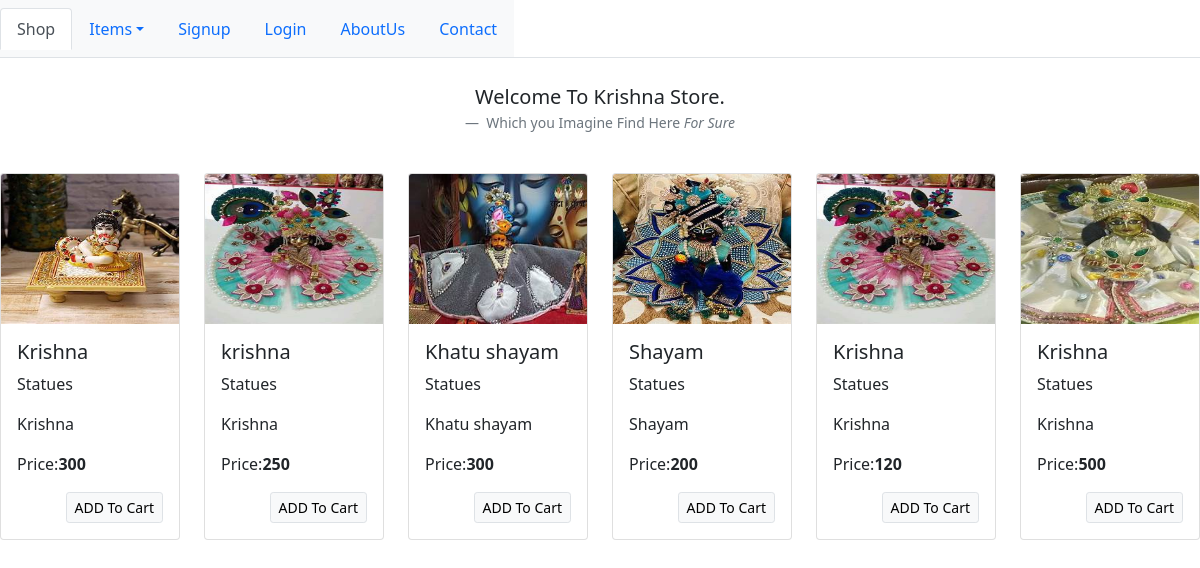
The app's page /?category=5 with its own data.
### store/models/product.py (models this page shows, shortened)
class Product(models.Model):
    name = models.CharField(max_length=50)
    category = models.ForeignKey(Category,on_delete=models.CASCADE)
    image = models.ImageField(upload_to='media/products/')
    price = models.IntegerField()
    desc = models.TextField(max_length=200)
    offer = models.BooleanField(default=False)
    @staticmethod
    def get_all_products_id(category_id):
        if category_id:
            return Product.objects.filter(category= category_id)
        else:
            return Product.objects.all()

### store/models/category.py (models this page shows)
class Category(models.Model):
    name = models.CharField(max_length=50)
    def __str__(self):
        return self.name

### store/views.py (the view, shortened to what this page needs)
# urls.py: path('',Index.as_view(), name ='homepage'),
class Index(View):
    def get(self , request):
        cart = request.session.get('cart')
        if not cart:
            request.session['cart'] = {}
        categories = Category.objects.all()
        category_id = request.GET.get('category')
        print(category_id)
        if category_id:
            print(category_id)
            product = Product.get_all_products_id(category_id)
        else:
            product = Product.get_all_products()
        d = {}
        d['product'] = product
        d['categories'] = categories
        return render(request, 'orders/home.html', d)

### store/templatetags/cart.py (called while the page is built)
@register.filter(name='is_in_cart')
def is_in_cart(product,cart ):
    keys = cart.keys()
    for id in keys:
        if int(id) == product.id:
            return  True
    return False

### templates/orders/home.html (shortened to what this page needs)
<!doctype html>
<html lang="en">
<head>
    {% load static %}
    <link href="https://cdn.jsdelivr.net/npm/bootstrap@5.0.0/dist/css/bootstrap.min.css" rel="stylesheet"
>
    <ul class="nav nav-tabs">
        <nav class="navbar navbar-dark bg-light">
            <li class="nav-item">
                <a class="nav-link active" aria-current="page" href="/">Shop</a>
            </li>
            <li class="nav-item dropdown">
                <a class="nav-link dropdown-toggle" data-bs-toggle="dropdown" href="#" role="button"
                   aria-expanded="false">Items</a>
            </li>
            {% if request.session.customer %}
                <li class="nav-item">
                    <a class="nav-link" href="/logout">logout</a>
                </li>
                <li class="nav-item">
                    <div class="container">
                        <a class="navbar-brand" href="/cart">
                            <img src="http://www.clker.com/cliparts/5/3/v/F/2/k/small-cart-th.png" alt="" width="30"
                                 height="24">
                            <span><b class=" text-info">{{ request.session.cart.keys|length }}</b></span>
                        </a>
                    </div>
                </li>
            {% else %}
                <li class="nav-item">
                    <a class="nav-link" href="/signup">Signup</a>
                </li>
                <li class="nav-item">
                    <a class="nav-link" href="/loguser">Login</a>
                </li>
                <li class="nav-item">
                    <a class="nav-link" href="/aboutus">AboutUs</a>
                </li>
                <li class="nav-item">
                    <a class="nav-link" href="/contact">Contact</a>
                </li>
            {% endif %}
        </nav>
    </ul>
</head>
<body>
<br>
<figure class="text-center">
    <blockquote class="blockquote">
        <p>Welcome To Krishna Store.</p>
    </blockquote>
    <figcaption class="blockquote-footer">
        Which you Imagine Find Here <cite title="Source Title">For Sure</cite>
    </figcaption>
</figure>
<br>
{% load cart %}
{% load custom %}
<div class="row row-cols-1 row-cols-md-6 ">
    {% for i in product %}
        <div class="col">
            <div class="card" id={{ i.id }}>
                <img src='/media/{{ i.image }}' class="card-img-top" alt="" height="150" width="20">
                <div class="card-body">
                    <h5 class="card-title">{{ i.name }}</h5>
                    <p class="card-text">{{ i.category }}</p>
                    <p class="card-text">{{ i.desc }}</p>
                    <p class="card-text">Price:<b>{{ i.price }}</b></p>
                    <div>
                        {% if i|is_in_cart:request.session.cart %}
                            <div class="card-footer row p-0 m-0 ">
                                <form action="/#{{ i.id }}" class="col-2" method="post">
                                    {% csrf_token %}
                                    <input hidden type="text" name="p_id" value='{{ i.id }}'>
                                    <input hidden type="text" name="remove" value='True'>
                                    <input type="submit" value=" - " class=" btn-sm  btn-secondary">
                                </form>
                                <div class="text-center col">{{ i|cart_quantity:request.session.cart }}</div>
                                <form action="/#{{ i.id }}" class="col-2" method="post">
                                    {% csrf_token %}
                                    <input hidden type="text" name="p_id" value='{{ i.id }}'>
                                    <input type="submit" value=" + " class=" btn-sm  btn-secondary">
                                </form>
                            </div>
                        {% else %}
                            <div>
                                <form method="post" action="/#{{ i.id }}">
                                    <div class="d-grid gap-2 d-md-flex justify-content-md-end">
                                        <button type="submit" class="btn btn-light border btn-sm">ADD To Cart</button>
                                    </div>
                                </form>
                            </div>
                        {% endif %}
                    </div>
                </div>
            </div>
        </div>
    {% endfor %}
</div>
</body>
</html>

### records on screen
Product: image (picture), name "Krishna", category "Statues", desc "Krishna", price "300"
Product: image (picture), name "krishna", category "Statues", desc "Krishna", price "250"
Product: image (picture), name "Khatu shayam", category "Statues", desc "Khatu shayam", price "300"
Product: image (picture), name "Shayam", category "Statues", desc "Shayam", price "200"
Product: image (picture), name "Krishna", category "Statues", desc "Krishna", price "120"
Product: image (picture), name "Krishna", category "Statues", desc "Krishna", price "500"
